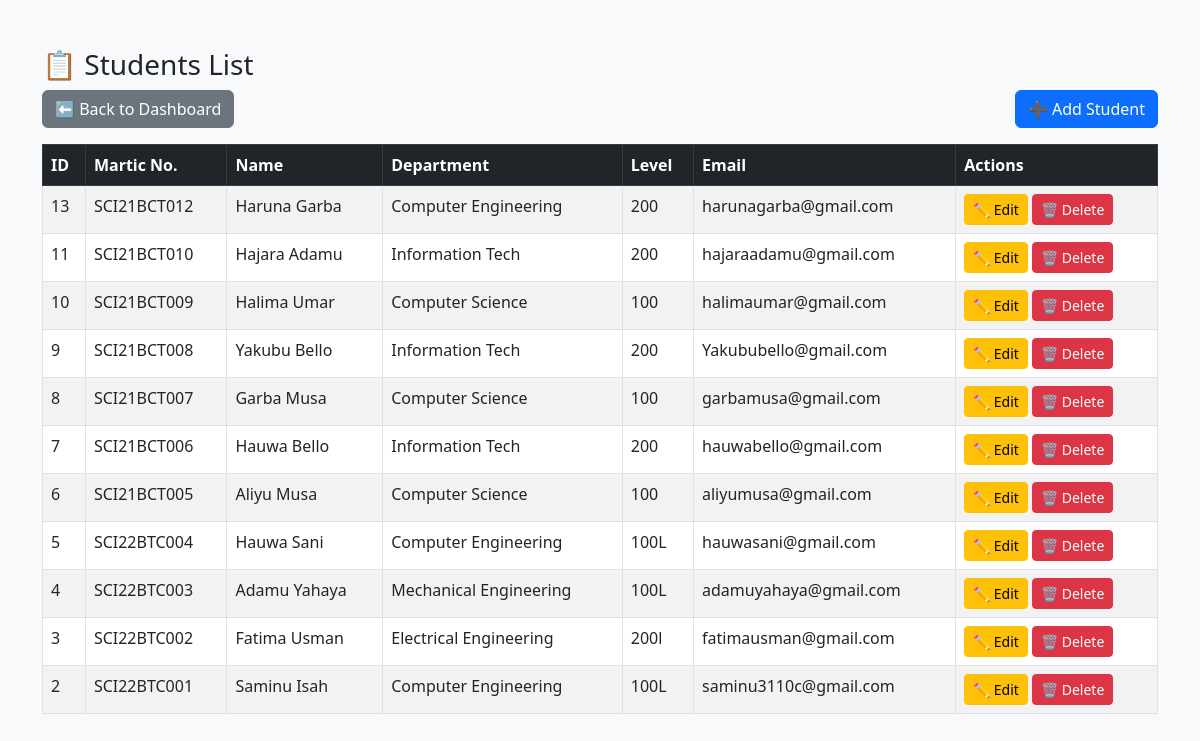
Page /students/index.php (signed in) on the committed database.
### tables this page shows
CREATE TABLE `students` (
  `id` int(11) NOT NULL,
  `student_id` varchar(50) NOT NULL,
  `name` varchar(100) NOT NULL,
  `department` varchar(255) NOT NULL,
  `level` varchar(50) NOT NULL,
  `email` varchar(100) DEFAULT NULL,
  `password` varchar(255) DEFAULT NULL
);

### students/index.php (the view, shortened to what this page needs)
<?php
require '../includes/db.php';
$result = mysqli_query($conn, "SELECT * FROM students ORDER BY id DESC");
?>
<!DOCTYPE html>
<html lang="en">
<head>
    <link href="https://cdn.jsdelivr.net/npm/bootstrap@5.3.0/dist/css/bootstrap.min.css" rel="stylesheet">
</head>
<body class="bg-light">
<div class="container mt-5">
    <h3>📋 Students List</h3>
    <a href="../dashboard/index.php" class="btn btn-secondary mb-3">⬅ Back to Dashboard</a>
    <a href="add.php" class="btn btn-primary mb-3 float-end">➕ Add Student</a>
    <table class="table table-bordered table-striped">
        <thead class="table-dark">
            <tr>
                <th>ID</th>
                <th>Martic No.</th>
                <th>Name</th>
                <th>Department</th>
                <th>Level</th>
                <th>Email</th>
                <th>Actions</th>
            </tr>
        </thead>
        <tbody>
        <?php while ($row = mysqli_fetch_assoc($result)): ?>
            <tr>
                <td><?= $row['id'] ?></td>
                <td><?= htmlspecialchars($row['student_id']) ?></td>
                <td><?= htmlspecialchars($row['name']) ?></td>
                <td><?= htmlspecialchars($row['department']) ?></td>
                <td><?= htmlspecialchars($row['level']) ?></td>
                <td><?= htmlspecialchars($row['email']) ?></td>
                <td>
                    <a href="edit.php?id=<?= $row['id'] ?>" class="btn btn-sm btn-warning">✏ Edit</a>
                    <a href="delete.php?id=<?= $row['id'] ?>" class="btn btn-sm btn-danger" onclick="return confirm('Are you sure?')">🗑 Delete</a>
                </td>
            </tr>
        <?php endwhile ?>
        </tbody>
    </table>
</div>
</body>
</html>

### rows in the picture
students: id "13", student "SCI21BCT012", name "Haruna Garba", department "Computer Engineering", level "200", email "harunagarba@gmail.com"
students: id "11", student "SCI21BCT010", name "Hajara Adamu", department "Information Tech", level "200", email "hajaraadamu@gmail.com"
students: id "10", student "SCI21BCT009", name "Halima Umar", department "Computer Science", level "100", email "halimaumar@gmail.com"
students: id "9", student "SCI21BCT008", name "Yakubu Bello", department "Information Tech", level "200", email "Yakububello@gmail.com"
students: id "8", student "SCI21BCT007", name "Garba Musa", department "Computer Science", level "100", email "garbamusa@gmail.com"
students: id "7", student "SCI21BCT006", name "Hauwa Bello", department "Information Tech", level "200", email "hauwabello@gmail.com"
students: id "6", student "SCI21BCT005", name "Aliyu Musa", department "Computer Science", level "100", email "aliyumusa@gmail.com"
students: id "5", student "SCI22BTC004", name "Hauwa Sani", department "Computer Engineering", level "100L", email "hauwasani@gmail.com"
students: id "4", student "SCI22BTC003", name "Adamu Yahaya", department "Mechanical Engineering", level "100L", email "adamuyahaya@gmail.com"
students: id "3", student "SCI22BTC002", name "Fatima Usman", department "Electrical Engineering", level "200l", email "fatimausman@gmail.com"
students: id "2", student "SCI22BTC001", name "Saminu Isah", department "Computer Engineering", level "100L", email "saminu3110c@gmail.com"
